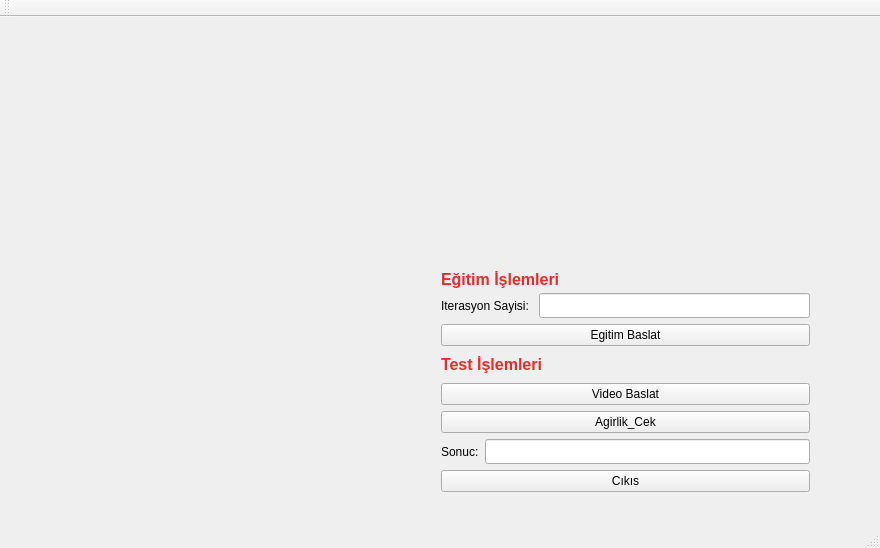
<?xml version="1.0" encoding="UTF-8"?>
<ui version="4.0">
 <class>MainWindow</class>
 <widget class="QMainWindow" name="MainWindow">
  <property name="geometry">
   <rect>
    <x>0</x>
    <y>0</y>
    <width>880</width>
    <height>548</height>
   </rect>
  </property>
  <property name="minimumSize">
   <size>
    <width>300</width>
    <height>200</height>
   </size>
  </property>
  <property name="windowTitle">
   <string>MainWindow</string>
  </property>
  <widget class="QWidget" name="centralWidget">
   <widget class="QLabel" name="label_6">
    <property name="geometry">
     <rect>
      <x>30</x>
      <y>240</y>
      <width>371</width>
      <height>211</height>
     </rect>
    </property>
    <property name="minimumSize">
     <size>
      <width>300</width>
      <height>200</height>
     </size>
    </property>
    <property name="maximumSize">
     <size>
      <width>30000</width>
      <height>2000</height>
     </size>
    </property>
    <property name="text">
     <string/>
    </property>
   </widget>
   <widget class="QWidget" name="layoutWidget">
    <property name="geometry">
     <rect>
      <x>430</x>
      <y>230</y>
      <width>391</width>
      <height>260</height>
     </rect>
    </property>
    <layout class="QVBoxLayout" name="verticalLayout_6">
     <item>
      <layout class="QVBoxLayout" name="verticalLayout_5">
       <item>
        <layout class="QVBoxLayout" name="verticalLayout_2">
         <item>
          <widget class="QLabel" name="label_2">
           <property name="minimumSize">
            <size>
             <width>0</width>
             <height>25</height>
            </size>
           </property>
           <property name="maximumSize">
            <size>
             <width>16777215</width>
             <height>15</height>
            </size>
           </property>
           <property name="text">
            <string>&lt;html&gt;&lt;head/&gt;&lt;body&gt;&lt;p&gt;&lt;span style=&quot; font-size:12pt; font-weight:600; color:#ef2929;&quot;&gt;Eğitim İşlemleri&lt;/span&gt;&lt;/p&gt;&lt;/body&gt;&lt;/html&gt;</string>
           </property>
          </widget>
         </item>
         <item>
          <layout class="QVBoxLayout" name="verticalLayout">
           <item>
            <layout class="QHBoxLayout" name="horizontalLayout">
             <item>
              <widget class="QLabel" name="label_3">
               <property name="minimumSize">
                <size>
                 <width>0</width>
                 <height>25</height>
                </size>
               </property>
               <property name="maximumSize">
                <size>
                 <width>16777215</width>
                 <height>25</height>
                </size>
               </property>
               <property name="text">
                <string>Iterasyon Sayisi: </string>
               </property>
              </widget>
             </item>
             <item>
              <widget class="QLineEdit" name="lineEdit">
               <property name="minimumSize">
                <size>
                 <width>0</width>
                 <height>25</height>
                </size>
               </property>
               <property name="maximumSize">
                <size>
                 <width>16777215</width>
                 <height>25</height>
                </size>
               </property>
              </widget>
             </item>
            </layout>
           </item>
           <item>
            <widget class="QPushButton" name="pushButton_2">
             <property name="text">
              <string>Egitim Baslat</string>
             </property>
            </widget>
           </item>
          </layout>
         </item>
        </layout>
       </item>
       <item>
        <layout class="QVBoxLayout" name="verticalLayout_4">
         <item>
          <widget class="QLabel" name="label_5">
           <property name="minimumSize">
            <size>
             <width>0</width>
             <height>25</height>
            </size>
           </property>
           <property name="maximumSize">
            <size>
             <width>16777215</width>
             <height>25</height>
            </size>
           </property>
           <property name="text">
            <string>&lt;html&gt;&lt;head/&gt;&lt;body&gt;&lt;p&gt;&lt;span style=&quot; font-size:12pt; font-weight:600; color:#ef2929;&quot;&gt;Test İşlemleri&lt;/span&gt;&lt;/p&gt;&lt;/body&gt;&lt;/html&gt;</string>
           </property>
          </widget>
         </item>
         <item>
          <layout class="QVBoxLayout" name="verticalLayout_3">
           <item>
            <widget class="QPushButton" name="pushButton">
             <property name="text">
              <string>Video Baslat</string>
             </property>
            </widget>
           </item>
           <item>
            <widget class="QPushButton" name="pushButton_4">
             <property name="text">
              <string>Agirlik_Cek</string>
             </property>
            </widget>
           </item>
           <item>
            <layout class="QHBoxLayout" name="horizontalLayout_3">
             <item>
              <widget class="QLabel" name="label_4">
               <property name="text">
                <string>Sonuc:</string>
               </property>
              </widget>
             </item>
             <item>
              <layout class="QHBoxLayout" name="horizontalLayout_2">
               <item>
                <widget class="QLineEdit" name="lineEdit_2">
                 <property name="minimumSize">
                  <size>
                   <width>0</width>
                   <height>25</height>
                  </size>
                 </property>
                 <property name="maximumSize">
                  <size>
                   <width>16777215</width>
                   <height>25</height>
                  </size>
                 </property>
                </widget>
               </item>
              </layout>
             </item>
            </layout>
           </item>
           <item>
            <widget class="QPushButton" name="pushButton_3">
             <property name="text">
              <string>Cıkıs</string>
             </property>
            </widget>
           </item>
          </layout>
         </item>
        </layout>
       </item>
      </layout>
     </item>
    </layout>
   </widget>
   <widget class="QWidget" name="">
    <property name="geometry">
     <rect>
      <x>30</x>
      <y>20</y>
      <width>791</width>
      <height>202</height>
     </rect>
    </property>
    <layout class="QHBoxLayout" name="horizontalLayout_4">
     <item>
      <widget class="QLabel" name="label">
       <property name="minimumSize">
        <size>
         <width>350</width>
         <height>200</height>
        </size>
       </property>
       <property name="autoFillBackground">
        <bool>true</bool>
       </property>
       <property name="text">
        <string/>
       </property>
      </widget>
     </item>
     <item>
      <widget class="QLabel" name="label_7">
       <property name="minimumSize">
        <size>
         <width>350</width>
         <height>200</height>
        </size>
       </property>
       <property name="autoFillBackground">
        <bool>true</bool>
       </property>
       <property name="text">
        <string/>
       </property>
      </widget>
     </item>
    </layout>
   </widget>
   <zorder>layoutWidget</zorder>
   <zorder>label</zorder>
   <zorder>label_6</zorder>
   <zorder>label_7</zorder>
  </widget>
  <widget class="QMenuBar" name="menuBar">
   <property name="geometry">
    <rect>
     <x>0</x>
     <y>0</y>
     <width>880</width>
     <height>22</height>
    </rect>
   </property>
  </widget>
  <widget class="QToolBar" name="mainToolBar">
   <attribute name="toolBarArea">
    <enum>TopToolBarArea</enum>
   </attribute>
   <attribute name="toolBarBreak">
    <bool>false</bool>
   </attribute>
  </widget>
  <widget class="QStatusBar" name="statusBar"/>
 </widget>
 <layoutdefault spacing="6" margin="11"/>
 <resources/>
 <connections>
  <connection>
   <sender>pushButton_3</sender>
   <signal>clicked()</signal>
   <receiver>MainWindow</receiver>
   <slot>close()</slot>
   <hints>
    <hint type="sourcelabel">
     <x>118</x>
     <y>441</y>
    </hint>
    <hint type="destinationlabel">
     <x>216</x>
     <y>451</y>
    </hint>
   </hints>
  </connection>
 </connections>
</ui>
